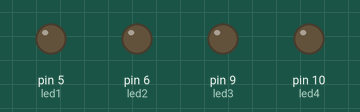
The sketch below on a simulated Arduino Uno, built with avr-gcc and run on an emulated ATmega328P. Parts: output pins drawn as LEDs (lit = HIGH).

Above: at 0.15 s.
Timing chart, 0 to 1.6 s (numbered marks = the images above):
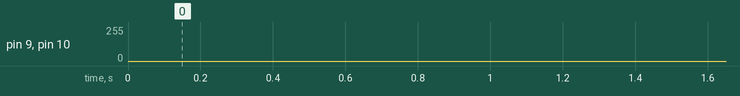

The sketch:

ex1.ino
```cpp
int led1 = 5;
int led2 = 6;
int led3 = 9;
int led4 = 10;
int tim = 1;
int brightness;

void setup() {
  pinMode(led1 , OUTPUT);
  pinMode(led2 , OUTPUT);
  pinMode(led3 , OUTPUT);
  pinMode(led4 , OUTPUT);

}

void loop() {

for(brightness = 0 ; brightness <=255 ; brightness ++)
{
  analogWrite (led1 , brightness);
  analogWrite (led4 , 255 - brightness);

  delay(tim);
}

for(brightness = 0 ; brightness <=255 ; brightness ++)
{
  analogWrite (led2 , brightness);
  analogWrite (led1 , 255 - brightness);

  delay(tim);
}

for(brightness = 0 ; brightness <=255 ; brightness ++)
{
  analogWrite (led3 , brightness);
  analogWrite (led2 , 255 - brightness);

  delay(tim);
}

for(brightness = 0 ; brightness <=255 ; brightness ++)
{
  analogWrite (led4 , brightness);
  analogWrite (led3 , 255 - brightness);

  delay(tim);
}

}
```
